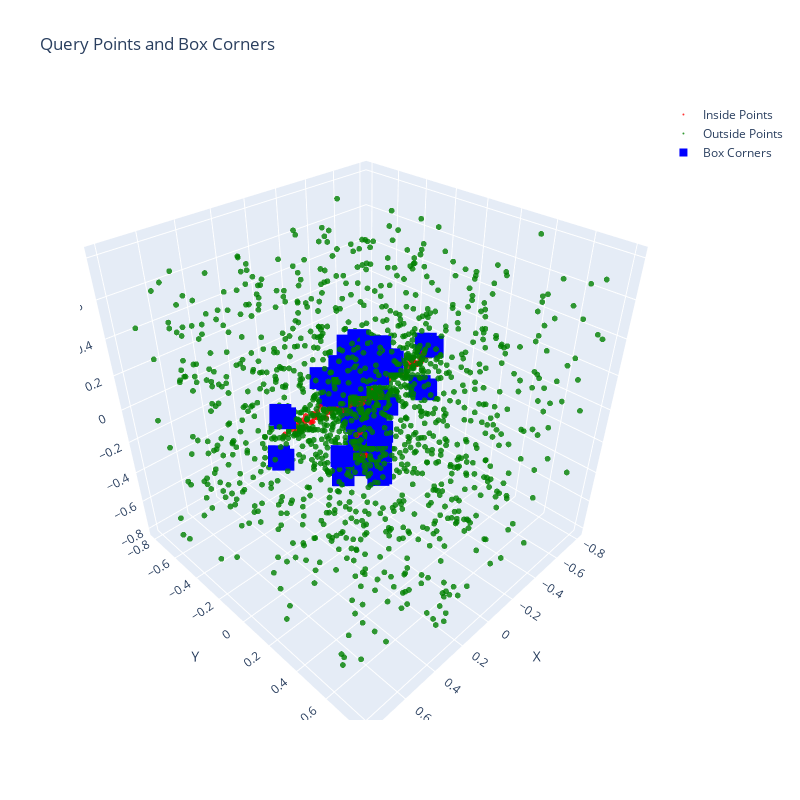

Here is the notebook cell this chart was saved with:
### Code cell
fig = viz_queries(data_tuple)
fig.show()
